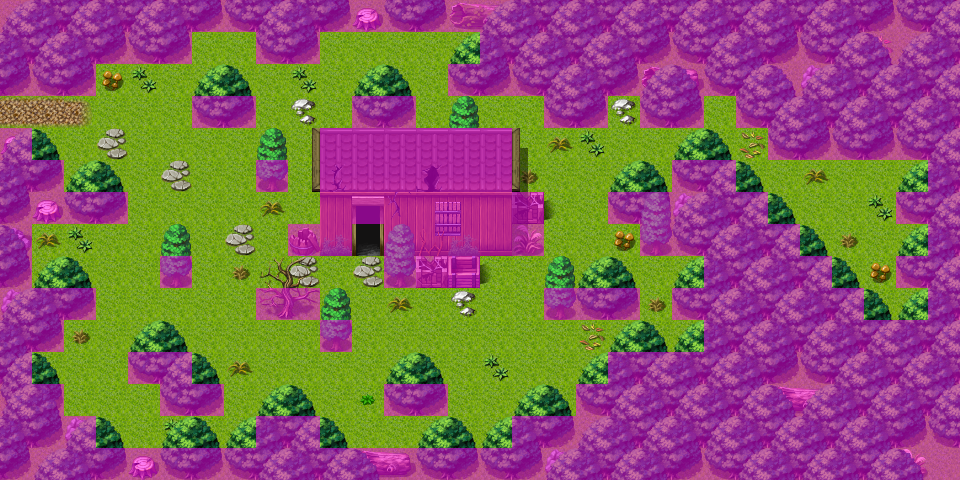

Below is a game level as drawn by its tile map, then a one-line description and the .tmx that defines it (tile-layer data replaced by summaries):
An orthogonal 30x15 tile map with 32x32 px tiles, 4 tile layers (Ground, Objects, Above, Walkable), 15 tilesets and 7 objects (5x spawn, 2x mapchange).

<map version="1.0" orientation="orthogonal" width="30" height="15" tilewidth="32" tileheight="32">
    <properties>
        <property name="outdoors" value="1" />
    </properties>
    <tileset firstgid="1" name="map_6" tilewidth="32" tileheight="32">
        <image source="../drawable/map_6.png" />
    </tileset>
    <tileset firstgid="65" name="map_19" tilewidth="32" tileheight="32">
        <image source="../drawable/map_19.png" />
    </tileset>
    <tileset firstgid="129" name="map_7" tilewidth="32" tileheight="32">
        <image source="../drawable/map_7.png" />
    </tileset>
    <tileset firstgid="193" name="map_10" tilewidth="32" tileheight="32">
        <image source="../drawable/map_10.png" />
    </tileset>
    <tileset firstgid="257" name="map_17" tilewidth="32" tileheight="32">
        <image source="../drawable/map_17.png" />
    </tileset>
    <tileset firstgid="321" name="map_16" tilewidth="32" tileheight="32">
        <image source="../drawable/map_16.png" />
    </tileset>
    <tileset firstgid="385" name="map_4" tilewidth="32" tileheight="32">
        <image source="../drawable/map_4.png" />
    </tileset>
    <tileset firstgid="449" name="map_1" tilewidth="32" tileheight="32">
        <image source="../drawable/map_1.png" />
    </tileset>
    <tileset firstgid="513" name="map_5" tilewidth="32" tileheight="32">
        <image source="../drawable/map_5.png" />
    </tileset>
    <tileset firstgid="577" name="map_3" tilewidth="32" tileheight="32">
        <image source="../drawable/map_3.png" />
    </tileset>
    <tileset firstgid="641" name="map_2" tilewidth="32" tileheight="32">
        <image source="../drawable/map_2.png" />
    </tileset>
    <tileset firstgid="705" name="map_8" tilewidth="32" tileheight="32">
        <image source="../drawable/map_8.png" />
    </tileset>
    <tileset firstgid="769" name="map_20" tilewidth="32" tileheight="32">
        <image source="../drawable/map_20.png" />
    </tileset>
    <tileset firstgid="833" name="map_13" tilewidth="32" tileheight="32">
        <image source="../drawable/map_13.png" />
    </tileset>
    <tileset firstgid="897" name="map_0" tilewidth="32" tileheight="32">
        <image source="../drawable/map_0.png" />
    </tileset>
    <layer name="Ground" width="30" height="15">
        <data>[450 cells, 450 non-empty, 7 distinct tile ids]</data>
    </layer>
    <layer name="Objects" width="30" height="15">
        <data>[450 cells, 162 non-empty, 39 distinct tile ids]</data>
    </layer>
    <layer name="Above" width="30" height="15">
        <data>[450 cells, 88 non-empty, 13 distinct tile ids]</data>
    </layer>
    <layer name="Walkable" width="30" height="15">
        <data>[450 cells, 262 non-empty, 1 distinct tile ids]</data>
    </layer>
    <objectgroup name="Mapevents">
        <object name="west" type="mapchange" x="0" y="96" width="32" height="32">
            <properties>
                <property name="map" value="wild1" />
                <property name="place" value="east" />
            </properties>
        </object>
        <object name="entrance" type="mapchange" x="352" y="224" width="32" height="32">
            <properties>
                <property name="map" value="hauntedhouse1" />
                <property name="place" value="entrance" />
            </properties>
        </object>
    </objectgroup>
    <objectgroup name="Spawn">
        <object name="fox1" type="spawn" x="64" y="96" width="192" height="160">
            <properties>
                <property name="quantity" value="2" />
                <property name="spawngroup" value="fox1" />
            </properties>
        </object>
        <object name="minorhaunt1" type="spawn" x="192" y="192" width="256" height="160">
            <properties>
                <property name="spawngroup" value="minorhaunt1" />
            </properties>
        </object>
        <object name="forestwasp" type="spawn" x="192" y="64" width="416" height="160">
            <properties>
                <property name="quantity" value="4" />
                <property name="spawngroup" value="forestwasp" />
            </properties>
        </object>
        <object name="forestwasp_1" type="spawn" x="128" y="320" width="480" height="128">
            <properties>
                <property name="quantity" value="4" />
                <property name="spawngroup" value="forestwasp" />
            </properties>
        </object>
        <object name="forestwasp_2" type="spawn" x="704" y="96" width="224" height="224">
            <properties>
                <property name="quantity" value="4" />
                <property name="spawngroup" value="forestwasp" />
            </properties>
        </object>
    </objectgroup>
    <objectgroup name="Keys" visible="0" />
</map>
